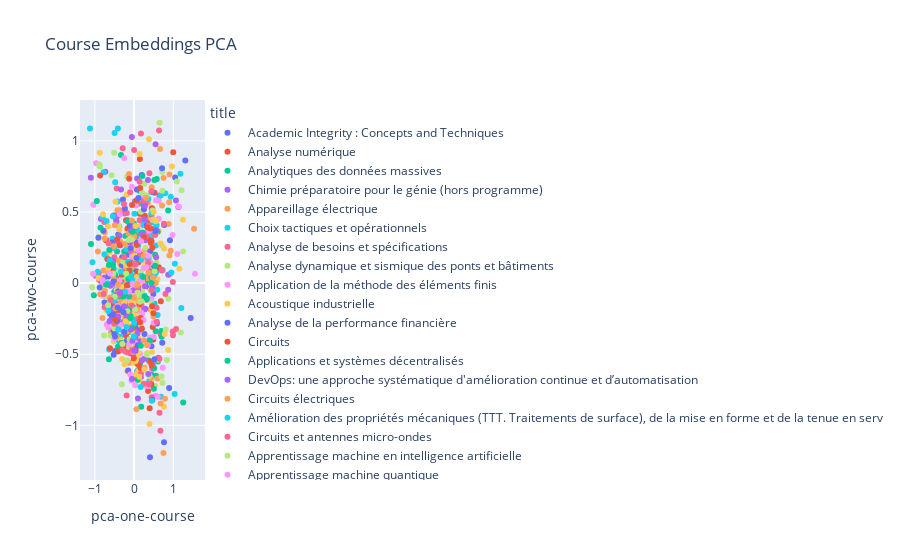

Here is the notebook cell this chart was saved with:
### Code cell
# Plot the course embeddings using PCA
fig = px.scatter(
    course_df,
    x='pca-one-course',
    y='pca-two-course',
    color='title',
    hover_data=['title'],
    title='Course Embeddings PCA'
)
fig.show()
